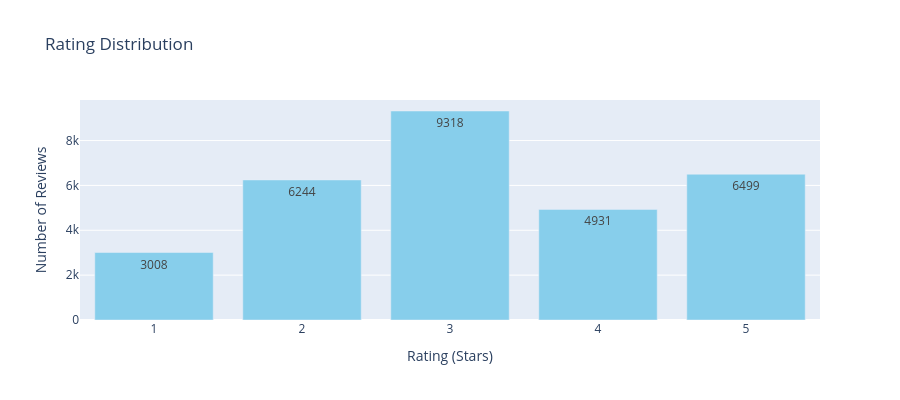

The notebook cell saved with this chart:
### Code cell
rating_counts = df['rating'].value_counts().sort_index()

fig = go.Figure()
fig.add_trace(go.Bar(
    x=rating_counts.index,
    y=rating_counts.values,
    marker_color='skyblue',
    text=rating_counts.values,
    textposition='auto'
    
))

fig.update_layout(
    title_text= "Rating Distribution",
    xaxis_title="Rating (Stars)",
    yaxis_title="Number of Reviews",
    height=400

)

fig.show()

### Figure 1 — Plotly figure (JSON) as saved in the notebook; plotly's stock layout.template omitted (floating-point values rounded to 4 significant figures)
{"data": [{"marker": {"color": "skyblue"}, "text": [3008.0, 6244.0, 9318.0, 4931.0, 6499.0], "textposition": "auto", "type": "bar", "x": [1, 2, 3, 4, 5], "y": [3008, 6244, 9318, 4931, 6499]}], "layout": {"height": 400, "title": {"text": "Rating Distribution"}, "xaxis": {"title": {"text": "Rating (Stars)"}}, "yaxis": {"title": {"text": "Number of Reviews"}}}}
